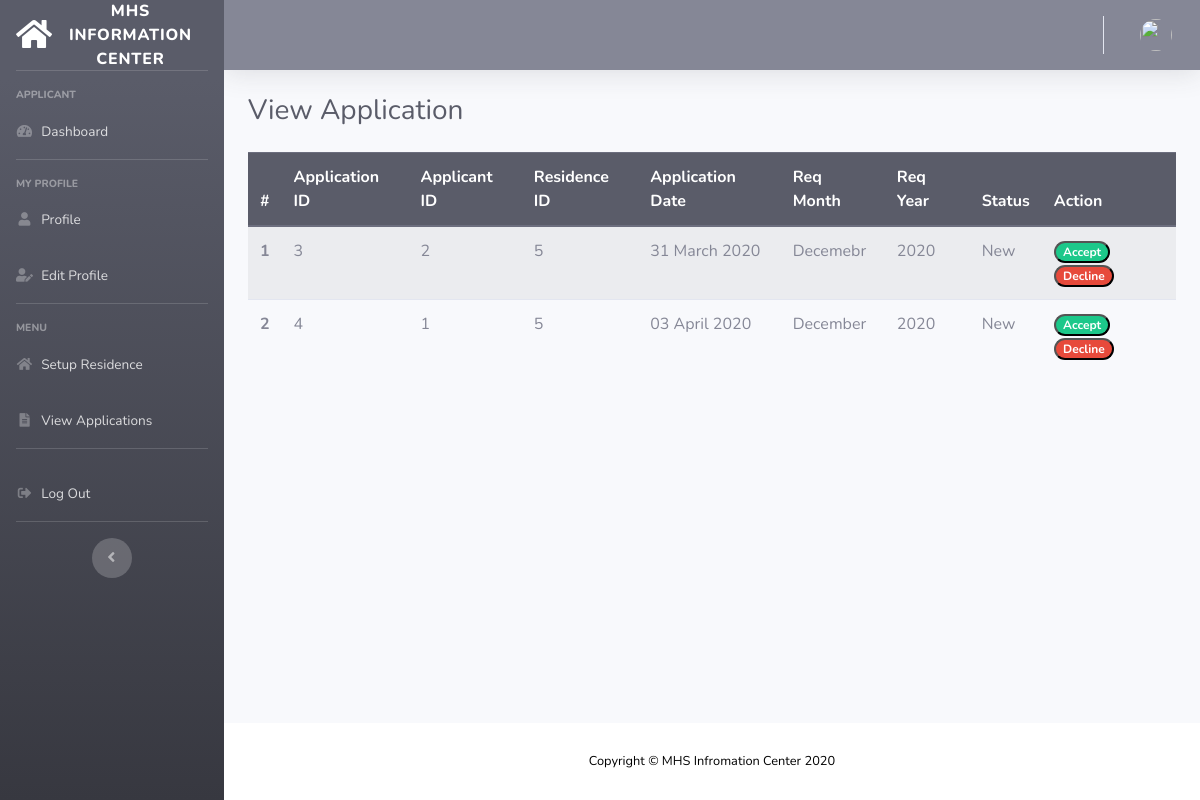
Screenshot of /index.php/admin/view_application with the database file from the repository.
### tables this page shows
CREATE TABLE `application` (
  `application_id` int(11) NOT NULL,
  `applicant_id` int(11) NOT NULL,
  `residence_id` int(11) NOT NULL,
  `staff_id` int(11) NOT NULL,
  `applicationDate` int(11) NOT NULL,
  `requiredMonth` varchar(128) NOT NULL,
  `requiredYear` varchar(128) NOT NULL,
  `status` varchar(128) NOT NULL
);

### application/controllers/Admin.php (called while the page is built, shortened)
<?php
class Admin extends CI_Controller
{
    public function __construct()
    {
        $this->load->model('Menu_model', 'menu');
    }
    public function view_application()
    {
        $data['title'] = 'View Application';
        $data['user'] = $this->db->get_where('user', ['username'=> $this->session->userdata('username')])->row_array();
        $lol = $this->session->userdata('username');
        $result= $this->db->query("SELECT `user_id` FROM `user` WHERE `username` = '$lol'")->row()->user_id;
        $staff_id = $this->db->query("SELECT `staff_id` FROM `housing_officer` WHERE `user_id` = '$result'")->row()->staff_id;
        $application = $this->db->query("SELECT * FROM `application` WHERE (`status` = 'New' OR `status` = 'Waitlist') AND `Staff_id`=' $staff_id' ");
        $row = $application->result_array();
        $data['application'] = $row;
        $this->load->view('templates/header',$data);
        $this->load->view('templates/sidebar-admin',$data);
        $this->load->view('templates/topbar-admin',$data);
        $this->load->view('admin/view_application',$data);
        $this->load->view('templates/footer');
    }
}

### index.php (called while the page is built, shortened)
<?php
require_once BASEPATH.'core/CodeIgniter.php';

### application/views/admin/view_application.php (the view, shortened to what this page needs)
        <div class="container-fluid ">
        <h1 class="h3 mb-4 text-gray-800"><?= $title ?></h1>
        <div class="row">
            <div class="col-lg">
                <table class="table table-responsive-lg table-striped table-hover">
                    <thead class="thead-dark">
                        <tr>
                            <th scope="col">#</th>
                            <th scope="col">Application ID</th>
                            <th scope="col">Applicant ID</th>
                            <th scope="col">Residence ID</th>
                            <th scope="col">Application Date</th>
                            <th scope="col">Req Month</th>
                            <th scope="col">Req Year</th>
                            <th scope="col">Status</th>
                            <th scope="col">Action</th>
                        </tr>
                    </thead>
                    <tbody>
                        <?php $i = 1; ?>
                        <?php foreach($application as $sm) : ?>
                        <tr>
                            <th scope="row"><?= $i; ?></th>
                            <td><?= $sm['application_id']; ?></td>
                            <td><?= $sm['applicant_id']; ?></td>
                            <td><?= $sm['residence_id']; ?></td>
                            <td><?=  date('d F yy', $sm['applicationDate']); ?></td>
                            <td><?= $sm['requiredMonth']; ?></td>
                            <td><?= $sm['requiredYear']; ?></td>
                            <td><?= $sm['status']; ?></td>
                            <td><button class="badge badge-pill badge-success">Accept</button>
                            <button class="badge badge-pill badge-danger">Decline</button></td>
                        </tr>
                        <?php $i++; ?>
                        <?php endforeach ?>
                    </tbody>
                </table>
            </div>
        </div>
        </div>
</div>

### assets/css/style.css (style rules this page uses)
body { margin:0; padding:0; font-family: sans-serif; }
* { box-sizing: border-box; }

### rows the page displays
application: application_id "3", applicant "2", residence "5", applicationDate "31 March 2020", requiredMonth "Decemebr", requiredYear "2020", status "New"
application: application_id "4", applicant "1", residence "5", applicationDate "03 April 2020", requiredMonth "December", requiredYear "2020", status "New"

### other values shown
$title "View Application"
